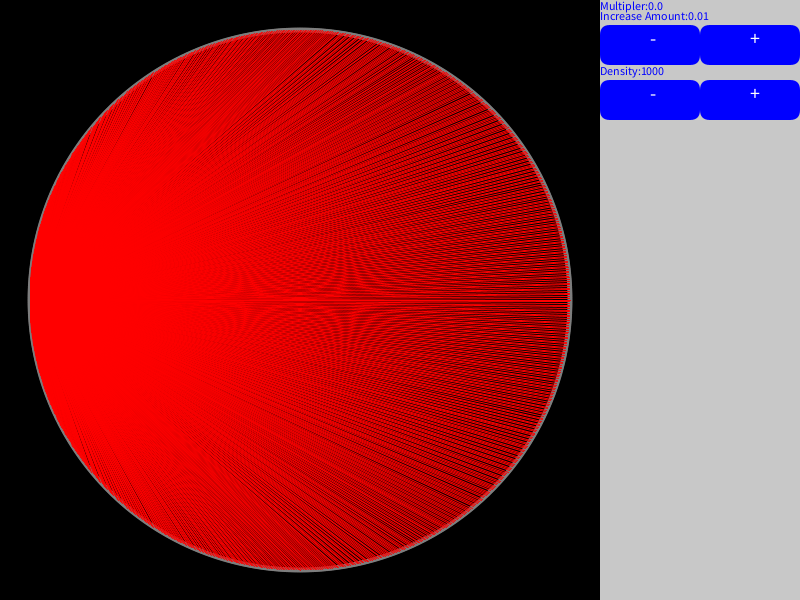
Frame 1 (no input)
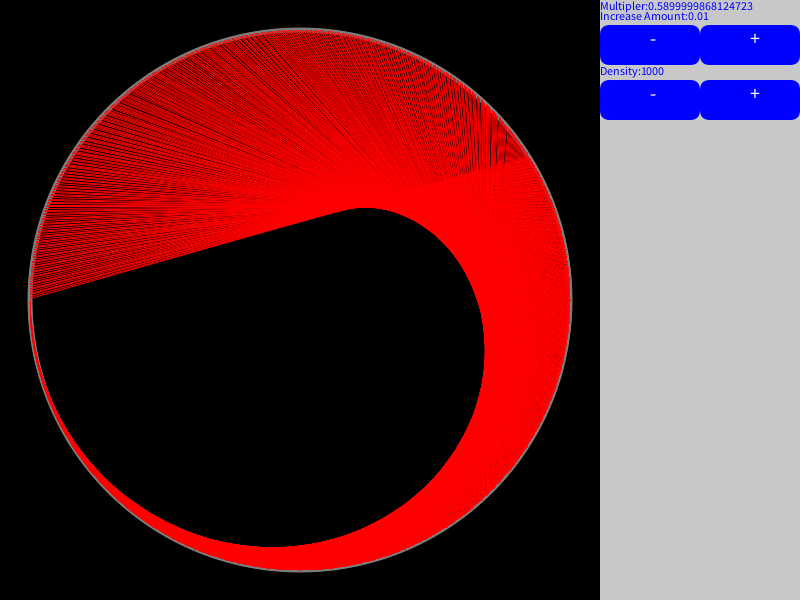
Frame 60 (the mouse pressed at the canvas centre just before this capture)
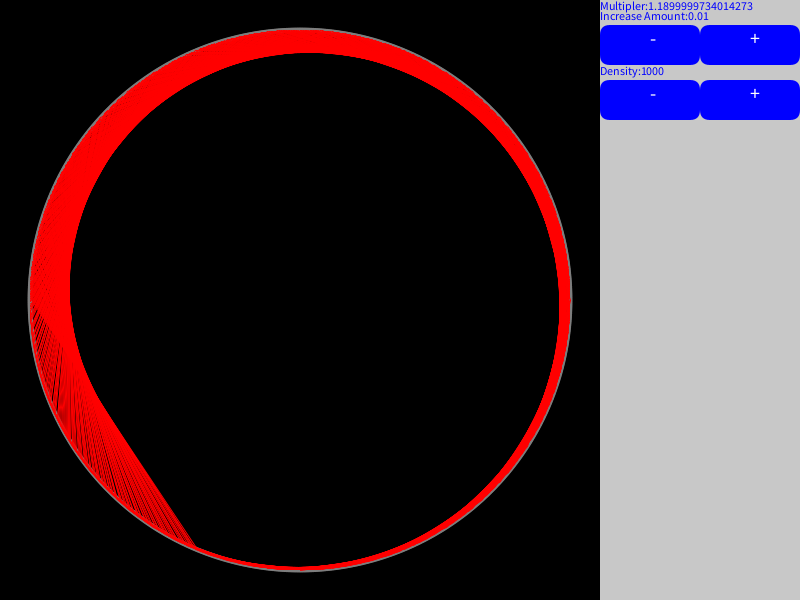
Frame 120 (the mouse held since frame 60 and released just before this capture)

The Processing sketch that drew these frames (run headless with seeded random() and noise(); from frame 60 on, the mouse is pressed at the canvas centre):

// Processing sketch: ModMultCir
// ── ModMultCir.pde
//This is an animation of times tables in a circular pattern( Modulo Multiplication Circle) 
//inspiration: https://www.youtube.com/watch?v=qhbuKbxJsk8

int density =1000;//Numbers of points around the circle
double multiplier = 0;
double increaseAmount = 0.01;
ArrayList<PVector> points = new ArrayList<PVector>();

//sizing
PVector fullScreen = new PVector(800,600);
PVector drawScreen = new PVector(600,600);

//UI
float[] boxesHeights= {0,0};
float[] boxesYPos ={0,0};

void setup(){
  size(800,600);
  frameRate(20);
  initPointList();
}

void draw(){
  background(200);
  drawBlankCircle();
  drawLines();
  drawUI();
  multiplier+=increaseAmount;
  
  /*//makes it go back a forth
  if(multiplier>1){
  increaseAmount = - abs((float)increaseAmount);  
  } else if(multiplier<-1){
   increaseAmount = abs((float)increaseAmount);
  }
  */
}

void drawBlankCircle(){
  noStroke();
  fill(0);
  rect(0,0,drawScreen.x,drawScreen.y);
  
  fill(125);
  for(int i = 0; i< density; i++){
    ellipse(points.get(i).x,points.get(i).y,5,5);
  }
  
}

void drawLines(){
  stroke(255,0,0);
  for(int i = 0; i<density;i++){
    int otherPoint = abs((int)(i*multiplier))%density; 
    line(points.get(i).x,points.get(i).y,points.get(otherPoint).x,points.get(otherPoint).y);
  }
}

void drawUI(){
    float oneUnitThickness = 10;
    float y = 0;
    textSize(12);
    fill(0,0,255);
    y+=oneUnitThickness;
    text("Multipler:"+ multiplier, drawScreen.x, y);
    y+=oneUnitThickness;
    text("Increase Amount:"+ (float)increaseAmount, drawScreen.x, y);
    y+=oneUnitThickness/2.0;
    noStroke();
    rect(drawScreen.x,y,(fullScreen.x-drawScreen.x)/2.0,oneUnitThickness*4,10);
    rect(drawScreen.x+(fullScreen.x-drawScreen.x)/2.0,y,(fullScreen.x-drawScreen.x)/2.0,oneUnitThickness*4,10);
    boxesHeights[0] = oneUnitThickness*4;
    boxesYPos[0] = y;
    fill(255);
    textSize(20);
    text("-", drawScreen.x+(fullScreen.x-drawScreen.x)*0.25, y+oneUnitThickness*2);
    text("+", drawScreen.x+(fullScreen.x-drawScreen.x)*0.75, y+oneUnitThickness*2);
    y+=oneUnitThickness*5;
    fill(0,0,255);
    textSize(12);
    text("Density:"+ density, drawScreen.x, y);
    y+=oneUnitThickness/2.0;
    noStroke();
    rect(drawScreen.x,y,(fullScreen.x-drawScreen.x)/2.0,oneUnitThickness*4,10);
    rect(drawScreen.x+(fullScreen.x-drawScreen.x)/2.0,y,(fullScreen.x-drawScreen.x)/2.0,oneUnitThickness*4,10);
    boxesHeights[1] = oneUnitThickness*4;
    boxesYPos[1] = y;
    fill(255);
    textSize(20);
    text("-", drawScreen.x+(fullScreen.x-drawScreen.x)*0.25, y+oneUnitThickness*2);
    text("+", drawScreen.x+(fullScreen.x-drawScreen.x)*0.75, y+oneUnitThickness*2);
}

void initPointList(){
  points.clear();
  float radius = (drawScreen.x * 0.9)/2.0f;
  for(int i = 0; i< density; i++){
    double rad = i * 2*Math.PI/float(density);
    float cirX = (float)(drawScreen.x/2 - radius*Math.cos(rad) );
    float cirY = (float)(drawScreen.x/2 + radius*Math.sin(rad) );
    points.add(new PVector(cirX,cirY) );
  }
}

void mouseClicked(){
  
  if(mouseY> boxesYPos[0] && mouseY<boxesYPos[0]+boxesHeights[0]){//Increase amount
    if(mouseX>drawScreen.x){
      if(mouseX<drawScreen.x + (fullScreen.x-drawScreen.x)/2.0 ){//minus
        increaseAmount-=0.01+abs((float)increaseAmount*0.2);
        //if(increaseAmount<0){ increaseAmount=0;}
      }else {//plus
        increaseAmount+=0.01+abs((float)increaseAmount*0.2);
      }
    }
  } else if(mouseY> boxesYPos[1] && mouseY<boxesYPos[1]+boxesHeights[1]){//Density
    if(mouseX>drawScreen.x){
      if(mouseX<drawScreen.x + (fullScreen.x-drawScreen.x)/2.0 ){//minus
        density-=10+density*0.05;
        if(density<10){density=10;}
      }else {//plus
        density+=10+density*0.05;
      }
      initPointList();
    }
  }
  
}
